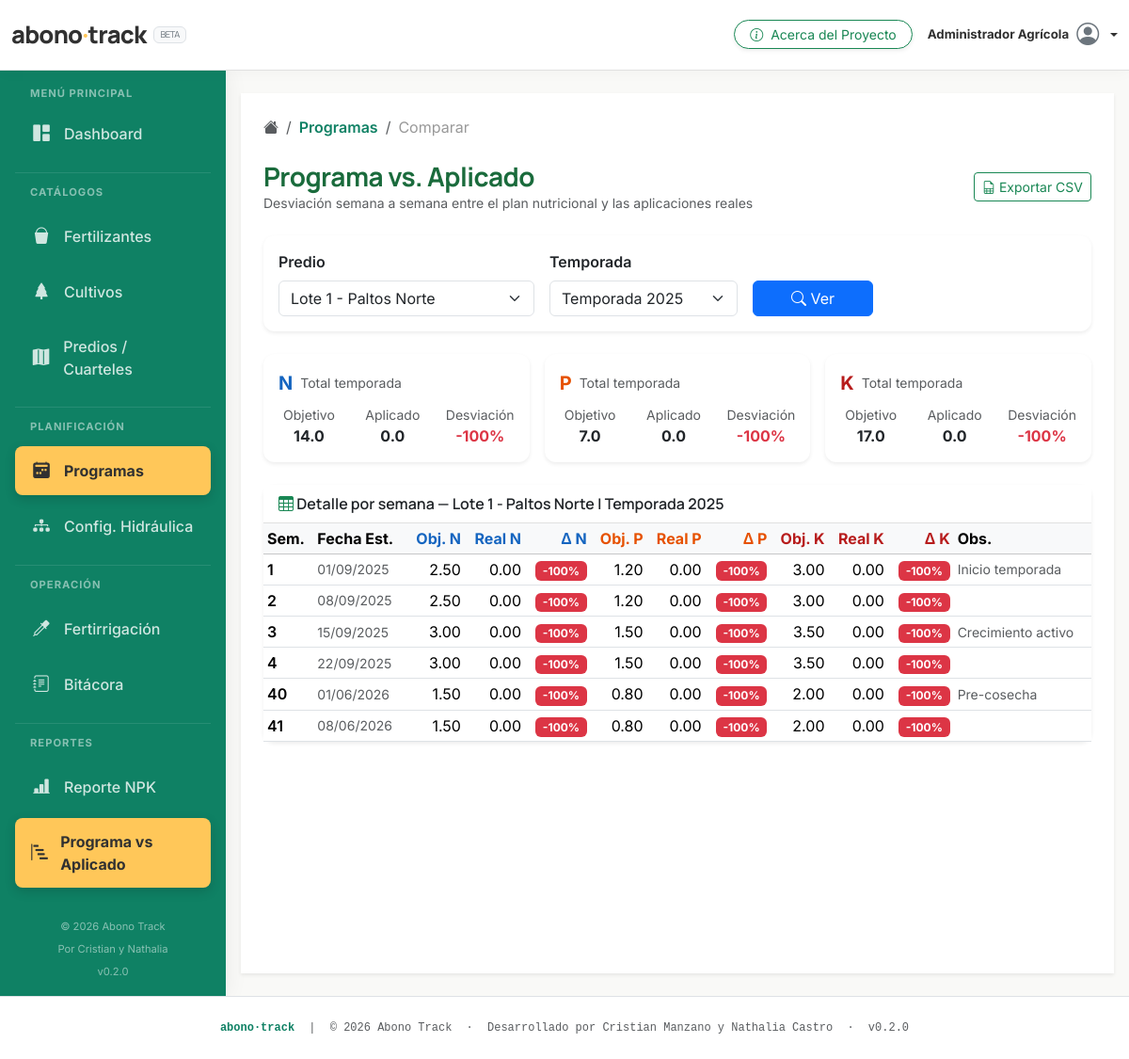
Screenshot of /public/programa/comparar (signed in) with the database file from the repository.
### tables this page shows
CREATE TABLE IF NOT EXISTS `predios` (
  `id` INT UNSIGNED NOT NULL AUTO_INCREMENT,
  `usuario_id` INT UNSIGNED NOT NULL,
  `cultivo_id` INT UNSIGNED DEFAULT NULL,
  `nombre` VARCHAR(150) NOT NULL,
  `tipo_superficie` ENUM('cultivo','cabezal_virtual','infraestructura') NOT NULL DEFAULT 'cultivo',
  `superficie_total` DECIMAL(10,2) UNSIGNED DEFAULT NULL COMMENT 'Hectáreas',
  `plantas_por_hectarea` INT UNSIGNED DEFAULT NULL,
  `cantidad_plantas` INT UNSIGNED DEFAULT NULL,
  `tipo_emisor` ENUM('gotero','microaspersor','cinta','pivote','surco') DEFAULT NULL,
  `caudal_lt_hora` DECIMAL(8,3) UNSIGNED DEFAULT NULL COMMENT 'L/h por planta',
  `año_plantacion` SMALLINT UNSIGNED DEFAULT NULL,
  `umbral_bajo` TINYINT UNSIGNED NOT NULL DEFAULT 75,
  `umbral_optimo_min` TINYINT UNSIGNED NOT NULL DEFAULT 90,
  `umbral_optimo_max` TINYINT UNSIGNED NOT NULL DEFAULT 110,
  `umbral_exceso` TINYINT UNSIGNED NOT NULL DEFAULT 130,
  `activo` TINYINT(1) NOT NULL DEFAULT 1,
  `created_at` TIMESTAMP NOT NULL DEFAULT CURRENT_TIMESTAMP,
  PRIMARY KEY (`id`),
  INDEX `idx_predios_usuario` (`usuario_id`),
  INDEX `idx_predios_cultivo` (`cultivo_id`),
  CONSTRAINT `fk_predios_usuario` FOREIGN KEY (`usuario_id`) REFERENCES `usuarios`(`id`) ON DELETE CASCADE,
  CONSTRAINT `fk_predios_cultivo` FOREIGN KEY (`cultivo_id`) REFERENCES `cultivos`(`id`) ON DELETE SET NULL
);

CREATE TABLE IF NOT EXISTS `programa_fertilizacion` (
  `id` INT UNSIGNED NOT NULL AUTO_INCREMENT,
  `usuario_id` INT UNSIGNED NOT NULL,
  `predio_id` INT UNSIGNED NOT NULL,
  `cultivo_id` INT UNSIGNED DEFAULT NULL,
  `temporada` VARCHAR(9) NOT NULL COMMENT 'Ej: 2025 o 2025/2026',
   
   
  `estado` ENUM('activo','archivado','borrador') NOT NULL DEFAULT 'activo' COMMENT 'activo=visible en reportes, archivado=cerrado, borrador=en preparación',
  `semana` TINYINT UNSIGNED NOT NULL DEFAULT 1,
  `fecha_estimada` DATE NOT NULL,
  `n_objetivo` DECIMAL(8,3) UNSIGNED NOT NULL DEFAULT 0,
  `p_objetivo` DECIMAL(8,3) UNSIGNED NOT NULL DEFAULT 0,
  `k_objetivo` DECIMAL(8,3) UNSIGNED NOT NULL DEFAULT 0,
  `micronutrientes_objetivo` JSON DEFAULT NULL,
  `observaciones` TEXT DEFAULT NULL,
  `created_at` TIMESTAMP NOT NULL DEFAULT CURRENT_TIMESTAMP,
  `updated_at` TIMESTAMP NOT NULL DEFAULT CURRENT_TIMESTAMP ON UPDATE CURRENT_TIMESTAMP,
  PRIMARY KEY (`id`),
  UNIQUE KEY `uq_programa_predio_temporada_semana` (`predio_id`, `temporada`, `semana`),
  INDEX `idx_pf_usuario` (`usuario_id`),
  INDEX `idx_pf_predio` (`predio_id`),
  INDEX `idx_pf_temporada` (`temporada`),
  INDEX `idx_pf_fecha` (`fecha_estimada`),
  INDEX `idx_pf_estado` (`estado`),
  CONSTRAINT `fk_pf_usuario` FOREIGN KEY (`usuario_id`) REFERENCES `usuarios`(`id`) ON DELETE CASCADE,
  CONSTRAINT `fk_pf_predio` FOREIGN KEY (`predio_id`) REFERENCES `predios`(`id`) ON DELETE CASCADE,
  CONSTRAINT `fk_pf_cultivo` FOREIGN KEY (`cultivo_id`) REFERENCES `cultivos`(`id`) ON DELETE SET NULL
);

### app/views/programa/comparar.php (the view, shortened to what the rows shown need)
<div class="d-flex align-items-center justify-content-between mb-4">
    <div>
        <h1 class="h3 fw-bold mb-0" style="color:#1a6b3c;">Programa vs. Aplicado</h1>
    </div>
</div>
<?php if (empty($data['datos']) && !empty($data['predio_id'])): ?>
<div class="alert alert-info">
    <i class="bi bi-info-circle"></i>
    No hay programa registrado para este predio y temporada, o aún no hay aplicaciones en el período.
    <a href="<?php echo URL_ROOT; ?>/programa/create" class="alert-link">Crear programa ahora</a>.
</div>
<?php elseif (!empty($data['datos'])): ?>
<?php
$totObjN  = array_sum(array_column($data['datos'], 'obj_n'));
$totObjP  = array_sum(array_column($data['datos'], 'obj_p'));
$totObjK  = array_sum(array_column($data['datos'], 'obj_k'));
$totRealN = array_sum(array_column($data['datos'], 'real_n'));
$totRealP = array_sum(array_column($data['datos'], 'real_p'));
$totRealK = array_sum(array_column($data['datos'], 'real_k'));
?>
<div class="row g-3 mb-4">
    <?php
    $kpis = [
        ['N', $totObjN, $totRealN, '#1565c0'],
        ['P', $totObjP, $totRealP, '#e65100'],
        ['K', $totObjK, $totRealK, '#b71c1c'],
    ];
    foreach ($kpis as [$nut, $obj, $real, $col]):
        $dev = $obj > 0 ? round((($real - $obj) / $obj) * 100, 1) : null;
        $devClass = $dev === null ? 'text-muted' : ($dev < -10 ? 'text-danger' : ($dev > 10 ? 'text-warning' : 'text-success'));
    ?>
    <div class="col-md-4">
        <div class="card border-0 shadow-sm h-100">
            <div class="card-body">
                <div class="d-flex align-items-center gap-2 mb-2">
                    <span class="fw-bold fs-5" style="color:<?php echo $col; ?>"><?php echo $nut; ?></span>
                    <span class="text-muted small">Total temporada</span>
                </div>
                <div class="row text-center">
                    <div class="col">
                        <div class="small text-muted">Objetivo</div>
                        <div class="fw-bold"><?php echo number_format($obj, 1); ?></div>
                    </div>
                    <div class="col">
                        <div class="small text-muted">Aplicado</div>
                        <div class="fw-bold"><?php echo number_format($real, 1); ?></div>
                    </div>
                    <div class="col">
                        <div class="small text-muted">Desviación</div>
                        <div class="fw-bold <?php echo $devClass; ?>">
                            <?php echo $dev !== null ? ($dev > 0 ? '+' : '') . $dev . '%' : 'N/A'; ?>
                        </div>
                    </div>
                </div>
            </div>
        </div>
    </div>
    <?php endforeach; ?>
</div>
<div class="card border-0 shadow-sm">
    <div class="card-header bg-white fw-semibold">
        <i class="bi bi-table text-success"></i>
        Detalle por semana &mdash;
        <?php echo htmlspecialchars($data['predio']->nombre ?? ''); ?>
        | Temporada <?php echo htmlspecialchars($data['temporada']); ?>
    </div>
    <div class="card-body p-0">
        <div class="table-responsive">
            <table class="table table-sm table-hover align-middle mb-0">
                <thead class="table-light">
                    <tr>
                        <th>Sem.</th>
                        <th>Fecha Est.</th>
                        <th class="text-end" style="color:#1565c0">Obj. N</th>
                        <th class="text-end" style="color:#1565c0">Real N</th>
                        <th class="text-end" style="color:#1565c0">&Delta; N</th>
                        <th class="text-end" style="color:#e65100">Obj. P</th>
                        <th class="text-end" style="color:#e65100">Real P</th>
                        <th class="text-end" style="color:#e65100">&Delta; P</th>
                        <th class="text-end" style="color:#b71c1c">Obj. K</th>
                        <th class="text-end" style="color:#b71c1c">Real K</th>
                        <th class="text-end" style="color:#b71c1c">&Delta; K</th>
                        <th>Obs.</th>
                    </tr>
                </thead>
                <tbody>
                <?php
                function devBadge($dev) {
                    $cls  = $dev < -10 ? 'danger' : ($dev > 10 ? 'warning' : 'success');
                    $sign = $dev > 0 ? '+' : '';
                    return "<span class=\"badge bg-{$cls}\">{$sign}{$dev}%</span>";
                }
                foreach ($data['datos'] as $fila): ?>
                <tr>
                    <td class="fw-semibold"><?php echo $fila['semana']; ?></td>
                    <td class="text-muted small"><?php echo date('d/m/Y', strtotime($fila['fecha_estimada'])); ?></td>
                    <td class="text-end"><?php echo number_format($fila['obj_n'],  2); ?></td>
                    <td class="text-end"><?php echo number_format($fila['real_n'], 2); ?></td>
                    <td class="text-end"><?php echo devBadge($fila['dev_n']); ?></td>
                    <td class="text-end"><?php echo number_format($fila['obj_p'],  2); ?></td>
                    <td class="text-end"><?php echo number_format($fila['real_p'], 2); ?></td>
                    <td class="text-end"><?php echo devBadge($fila['dev_p']); ?></td>
                    <td class="text-end"><?php echo number_format($fila['obj_k'],  2); ?></td>
                    <td class="text-end"><?php echo number_format($fila['real_k'], 2); ?></td>
                    <td class="text-end"><?php echo devBadge($fila['dev_k']); ?></td>
                    <td class="text-muted small"><?php echo htmlspecialchars($fila['observaciones'] ?? ''); ?></td>
                </tr>
                <?php endforeach; ?>
                </tbody>
            </table>
        </div>
    </div>
</div>
<?php endif; ?>

### rows the page displays
predios: nombre "Lote 1 - Paltos Norte"
programa_fertilizacion: semana "3", fecha_estimada "15/09/2025", semana "3.00", real_n "0.00", obj_p "1.50", real_p "0.00", obj_k "3.50", real_k "0.00", observaciones "Crecimiento activo"

### other values shown
SessionHelper::getUserName() "Administrador Agrícola"
$c['label'] "Programas"
$c['label'] "Comparar"
$nut "N"
$obj "14.0"
$real "0.0"
$dev "-100"
$nut "P"
$obj "7.0"
$nut "K"
$obj "17.0"
$data['temporada'] "2025"
$fila['semana'] "1"
date('d/m/Y', strtotime($fila['fecha_estimada'])) "01/09/2025"
$fila['obj_n'] "2.50"
